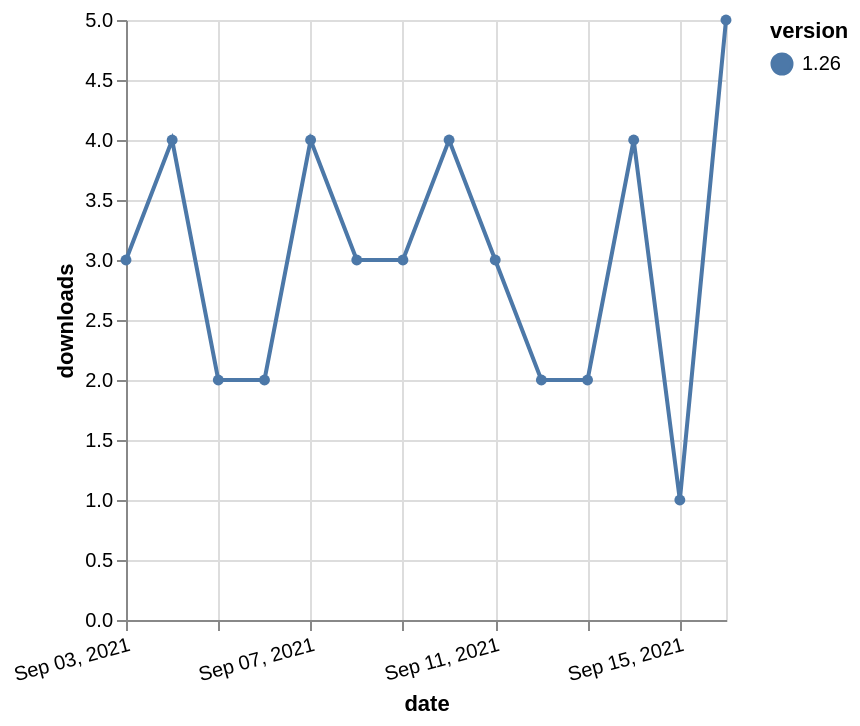

Source (Vega-Lite JSON):
### Vega-Lite specification from a JSON file in a GitHub repository (floating-point values rounded to 4 significant figures)
{"$schema": "https://vega.github.io/schema/vega-lite/v5.json", "description": "A simple bar chart with embedded data.", "data": {"values": [{"date": "2021-09-03", "total": 2082, "delta": 3, "version": "1.26"}, {"date": "2021-09-04", "total": 2086, "delta": 4, "version": "1.26"}, {"date": "2021-09-05", "total": 2088, "delta": 2, "version": "1.26"}, {"date": "2021-09-06", "total": 2090, "delta": 2, "version": "1.26"}, {"date": "2021-09-07", "total": 2094, "delta": 4, "version": "1.26"}, {"date": "2021-09-08", "total": 2097, "delta": 3, "version": "1.26"}, {"date": "2021-09-09", "total": 2100, "delta": 3, "version": "1.26"}, {"date": "2021-09-10", "total": 2104, "delta": 4, "version": "1.26"}, {"date": "2021-09-11", "total": 2107, "delta": 3, "version": "1.26"}, {"date": "2021-09-12", "total": 2109, "delta": 2, "version": "1.26"}, {"date": "2021-09-13", "total": 2111, "delta": 2, "version": "1.26"}, {"date": "2021-09-14", "total": 2115, "delta": 4, "version": "1.26"}, {"date": "2021-09-15", "total": 2116, "delta": 1, "version": "1.26"}, {"date": "2021-09-16", "total": 2121, "delta": 5, "version": "1.26"}]}, "width": "container", "mark": {"type": "line", "point": {"filled": true}}, "encoding": {"x": {"field": "date", "type": "temporal", "timeUnit": "yearmonthdate", "title": "date", "axis": {"labelAngle": -15}}, "y": {"field": "delta", "type": "quantitative", "title": "downloads"}, "color": {"field": "version", "type": "nominal"}, "tooltip": {"field": "delta"}}}
